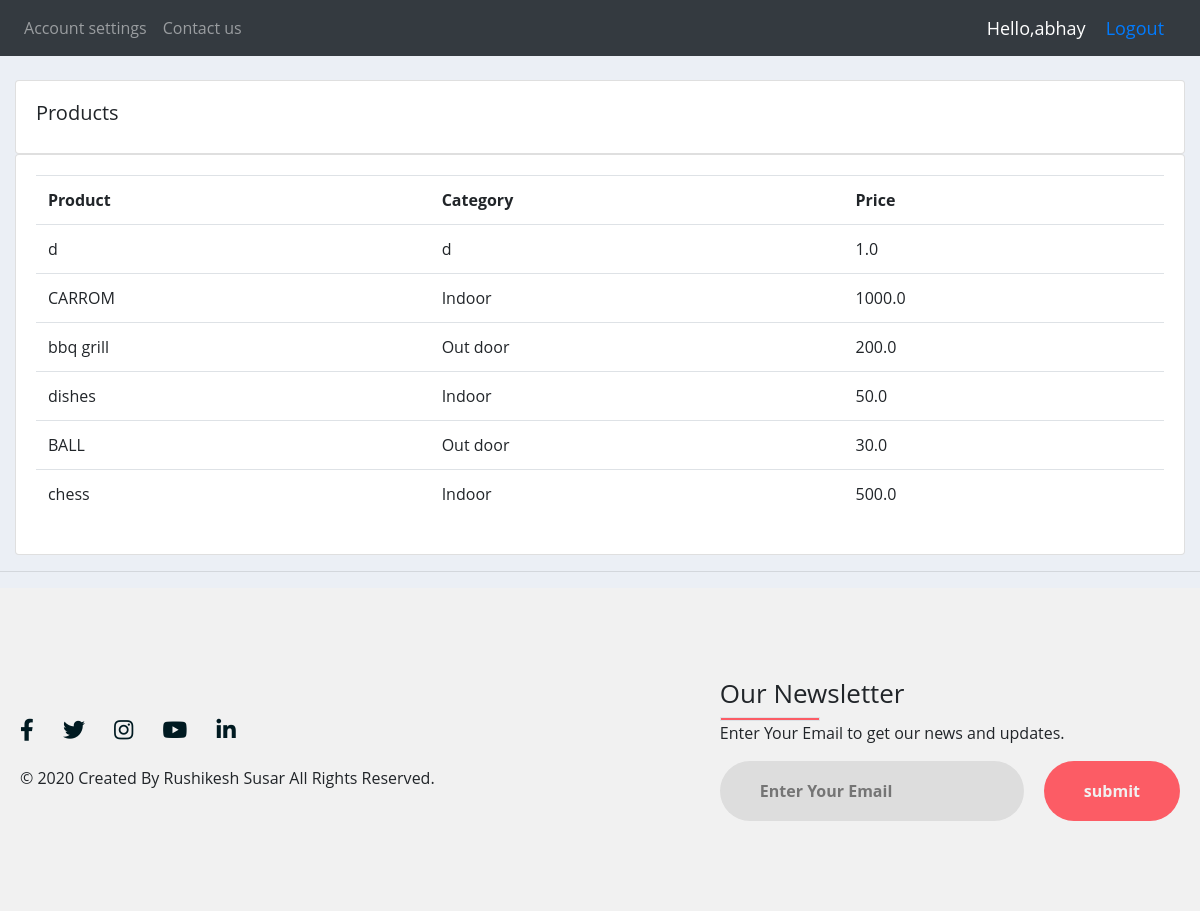
The page /products/ (signed in) on the database its author committed.
### accounts/models.py (models this page shows, shortened)
class Product(models.Model):
    CATEGORY = (
        ('Indoor','Indoor'),
        ('Out door','Out door'),
    )
    name = models.CharField(max_length=200, null=True)
    price = models.FloatField(null = True)
    category = models.CharField(max_length=200, null=True, choices = CATEGORY)
    description = models.CharField(max_length=200, null=True, blank = True)
    data_created = models.DateTimeField(auto_now_add=True, null=True)
    tags = models.ManyToManyField(Tag)

### accounts/views.py (the view)
# urls.py: path('products/', views.products,name='products'),
@login_required(login_url ='login')
def products(request):
    products = Product.objects.all()
    return render(request,'accounts/products.html',{'products' : products})

### templates/accounts/products.html
{%  extends 'accounts/main.html' %}
{% block content %}
		<br>
		<div class="row">
			<div class="col-md">
				<div class="card card-body">
					<h5>Products</h5>
				</div>
				<div class="card card-body">
					<table class="table">
						<tr>
							<th>Product</th>
							<th>Category</th>
							<th>Price</th>
						</tr>
					{% for i in products %}
					<tr>
					   <td>{{i.name}}</td>
					   <td>{{i.category}}</td>
					   <td>{{i.price}}</td>
				    </tr>
					{% endfor %}
					</table>
				</div>
			</div>
		</div>
{% endblock content %}

### templates/accounts/navbar.html (shortened to what this page needs)
{% load static %}
<nav class="navbar navbar-expand-lg navbar-dark bg-dark">
  <div class="collapse navbar-collapse" id="navbarNav">
    <ul class="navbar-nav">
      <li class="nav-item active">
        {% if request.user.is_staff %}
        <a class="nav-link" href="{% url 'home' %}">Dashboard</a>
      </li>
      <li class="nav-item">
        <a class="nav-link" href="{% url 'products' %}">Products</a>
      </li>
      <li class="nav-item">
        <a class="nav-link" href="{% url 'matplot' %}">Matplotlab charts</a>
      </li>
      <li class="nav-item">
        <a class="nav-link" href="{% url 'account' %}">Account settings</a>
      </li>
      {% else %}
      <li class="nav-item">
        <a class="nav-link" href="{% url 'account' %}">Account settings</a>
      </li>
      {% endif %}
      <li class="nav-item">
        <a class="nav-link" href="{% url 'contactus' %}">Contact us</a>
      </li>
    </ul>
  </div>
  <span class="hello-msg"> Hello,{{request.user}}</span>
  <span class="hello-msg"><a href="{% url 'logout' %}">Logout</a></span>
</nav>

### static/css/main.css (style rules this page uses)
body { background-color: #ebeff5; }

### static/css/footercss.css (style rules this page uses)
body { margin: 0; padding: 0; font-family: "Open Sans",sans-serif; }

### templates/accounts/navbar.html (style rules this page uses)
.hello-msg { font-size: 18px; color: #fff; margin-right: 20px ;; }

### rows shown on the page
Product: name "d", category "d", price "1.0"
Product: name "CARROM", category "Indoor", price "1000.0"
Product: name "bbq grill", category "Out door", price "200.0"
Product: name "dishes", category "Indoor", price "50.0"
Product: name "BALL", category "Out door", price "30.0"
Product: name "chess", category "Indoor", price "500.0"

### other values the page prints
{{ request.user }} "abhay"
